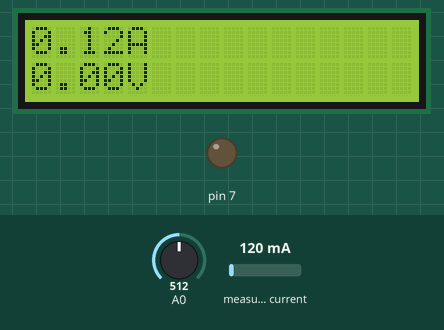
Recording of a sketch running on a simulated Arduino Mega 2560, built with avr-gcc and run on an emulated ATmega2560. Parts: 16×2 character LCD, output pins drawn as LEDs (lit = HIGH). Inputs (shaded band) come from the test bench; at power-on: A0 = 512, measured current 120 mA. What the sketch prints to the serial monitor is not drawn.

Above: at 0.4 s.
Timing chart, 0 to 2.1 s (numbered marks = the images above):
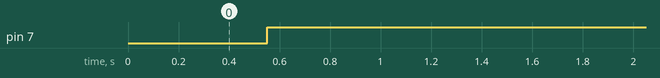

The sketch:

Sustainable_Energy_Management_using_IOT.ino
```cpp
#include "EmonLib.h"
#include <LiquidCrystal.h>
#include <SoftwareSerial.h>
SoftwareSerial mySerial(33, 41);

EnergyMonitor emon1;
LiquidCrystal lcd(12, 11, 2, 3, 4, 5);

//Sct sensor pin
int pin_sct =2;
int m;// initialise variable m
float n;//initialise variable n
int Power = 0;
void setup()
{
  lcd.begin(16, 2);
  lcd.clear();
  Serial.begin(9600);
  //Pin, Calibration - Cur Const = Ratio / BurdenR. 1800/62 = 29.
  emon1.current(pin_sct,32);
  //Display starting inf
  lcd.setCursor(0,0);
  lcd.print("Curr:");
  lcd.setCursor(0,1);
  lcd.print("Pow.:");
  pinMode(7, OUTPUT);
  pinMode(A1,INPUT); // set pin a0 as input pin
  Serial.begin(9600);
  mySerial.begin(9600);
}

void loop()
{
  //Calculate current
  double Irms = emon1.calcIrms(1480);
  //Shows the current value
  Serial.print("A : ");
  Serial.print(Irms); // Irms
  lcd.setCursor(0,0);
  lcd.print(Irms);

  m=analogRead(A0);// read analog values from pin A0 across capacitor
  n=(m* 0.21);
  if (n<200)
  {
    n=0;
  }
   //converts analog value(x) into input ac supply value using this formula ( explained in woeking section)
   Serial.print("   analaog input  " ) ; // specify name to the corresponding value to be printed
   Serial.print(m) ; // print input analog value on serial monitor
   Serial.print("   ac voltage  ") ; // specify name to the corresponding value to be printed
   Serial.print(n) ; // prints the ac value on Serial monitor
   Serial.println();

   Power= 0+ Irms*n;

  // Calculates and displays the power value
  Serial.print(" P: ");
  Serial.println(Irms*n);


//  lcd.setCursor(0, 1);
//  lcd.print("V");
//  lcd.print(n);


  lcd.setCursor(0,0);
  lcd.print(Irms);
  lcd.print("A");

  lcd.setCursor(0,1);
  lcd.print(n);
  lcd.print("V");
  delay(300);

  lcd.setCursor(10,0);
  lcd.print(Irms*n);
  lcd.print("W");

if  (Irms*n >=200)
{

    digitalWrite(7,LOW);
     SendMessage();
     delay (1000);
     SendMessage1();
}

  else
  digitalWrite(7,HIGH);
delay (30000);
}

void SendMessage()

{

  mySerial.println("AT+CMGF=1");    //Sets the GSM Module in Text Mode

  delay(1000);  // Delay of 1000 milli seconds or 1 second

  mySerial.println("AT+CMGS=\"Authority's Contact\"\r"); // Here the contact number of authority is to be provided


  delay(1000);

  mySerial.println("House No... Overloaded Transformer No...");// The SMS text you want to send

  delay(100);

  mySerial.println((char)26);// ASCII code of CTRL+Z

  delay(1000);

}


void SendMessage1()
{

  mySerial.println("AT+CMGF=1");    //Sets the GSM Module in Text Mode

  delay(1000);  // Delay of 1000 milli seconds or 1 second

  mySerial.println("AT+CMGS=\"Consumer's contact\"\r"); // Here the contact number of the consumer is to be given


  delay(1000);

  mySerial.println("Dear Customer! Your meter is triffed off due to overloading Transformer. Do not reply, Computer generated SMS");// The SMS text you want to send

  delay(100);

  mySerial.println((char)26);// ASCII code of CTRL+Z
  delay(1000);
}
```

Measured:
- by itself, pin 7: LOW → HIGH at 0.55 s
